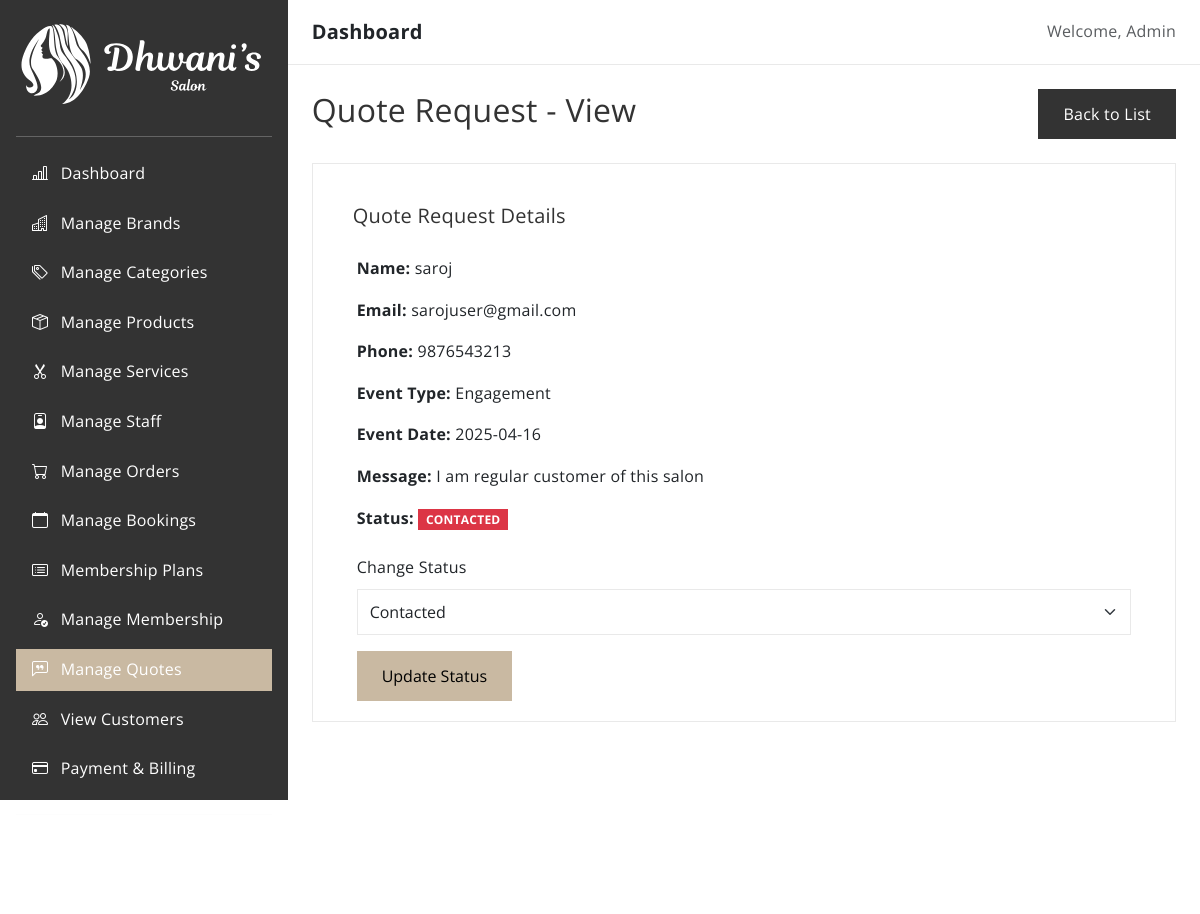
The app's page /admin/quotes/view?id=1 (signed in) with its own data.
### tables this page shows
CREATE TABLE `quote_requests` (
  `id` int(11) NOT NULL,
  `name` varchar(255) NOT NULL,
  `email` varchar(255) NOT NULL,
  `phone` varchar(20) NOT NULL,
  `event_type` enum('Wedding','Engagement','Birthday','Party','Corporate','Other') NOT NULL,
  `event_date` date NOT NULL,
  `message` text NOT NULL,
  `status` enum('pending','contacted','closed') DEFAULT 'pending',
  `created_at` timestamp NOT NULL DEFAULT current_timestamp()
);

### database/Connection.php (called while the page is built, shortened)
<?php
class Connection
{
    private $pdo;
    public function __construct($server_name, $port, $db_name, $username, $password)
    {
        try {
            $this->pdo = new PDO("mysql:host={$server_name};port={$port};dbname={$db_name}", $username, $password);
            $this->pdo->setAttribute(PDO::ATTR_ERRMODE, PDO::ERRMODE_EXCEPTION);
            $this->pdo->setAttribute(PDO::ATTR_DEFAULT_FETCH_MODE, PDO::FETCH_ASSOC);
        } catch (PDOException $e) {
            echo $e->getMessage();
            die();
        }
    }
    public function findOne($table_name, $options)
    {
        $column_names = array_keys($options);
        $condition_array = [];
        for ($i = 0; $i < count($column_names); $i++) {
            array_push($condition_array, "{$column_names[$i]} = :{$column_names[$i]}");
        }
        $condition = implode(" AND ", $condition_array);
        $statement = $this->pdo->prepare("SELECT * FROM {$table_name} WHERE {$condition} LIMIT 1");
        $statement->execute($options);
        $result = $statement->fetch();
        return $result;
    }
}

### database/database.php (called while the page is built)
<?php
require(__DIR__ . '/Connection.php');
$servername = 'localhost';
$port = 3306;
$db_name = 'salon';
$username = 'root';
$password = '';
$connection = new Connection($servername, $port, $db_name, $username, $password);

### public/admin/quotes/view/index.php (the view, shortened to what this page needs)
<?php
include DB_ROOT . 'database.php';
$quote_id = $_GET['id'] ?? null;
$quote_request = $connection->findOne("quote_requests", ['id' => $quote_id]);
?>
<?php include_once '../../../../includes/header.php'; ?>
<div class="d-flex">
    <?php
    include_once '../../../../includes/admin-sidebar.php';
    ?>
    <div class="container-fluid px-4 py-4">
        <div class="row mb-4">
            <div class="col-12 d-flex justify-content-between align-items-center">
                <h2 class="section-title">Quote Request - View</h2>
                <a href="<?= ROOT . 'admin/quotes' ?>" class="btn btn-secondary"><i class="fa-solid fa-arrow-left"></i> Back to List</a>
            </div>
        </div>
        <div class="card border pt-5 px-4">
            <div class="card-header">
                <h5 class="mb-0">Quote Request Details</h5>
            </div>
            <div class="card-body">
                <p><strong>Name:</strong> <?= isset($quote_request['name']) ? htmlspecialchars($quote_request['name']) : ''; ?></p>
                <p><strong>Email:</strong> <?= isset($quote_request['email']) ? htmlspecialchars($quote_request['email']) : ''; ?></p>
                <p><strong>Phone:</strong> <?= isset($quote_request['phone']) ? htmlspecialchars($quote_request['phone']) : ''; ?></p>
                <p><strong>Event Type:</strong> <?= isset($quote_request['event_type']) ? htmlspecialchars($quote_request['event_type']) : ''; ?></p>
                <p><strong>Event Date:</strong> <?= isset($quote_request['event_date']) ? htmlspecialchars($quote_request['event_date']) : ''; ?></p>
                <p><strong>Message:</strong> <?= isset($quote_request['message']) ? nl2br(htmlspecialchars($quote_request['message'])) : ''; ?></p>
                <p><strong>Status:</strong>
                    <span class="text-uppercase badge <?= $quote_request['status'] === 'pending' ? 'bg-dark' : ($quote['status'] === 'contacted' ? 'bg-info' : 'bg-danger'); ?>">
                        <?= $quote_request['status']; ?>
                    </span>
                </p>
                <form method="POST" class="mt-4">
                    <div class="mb-3">
                        <label for="status" class="form-label">Change Status</label>
                        <select name="status" id="status" class="form-select">
                            <option value="contacted" <?= isset($quote_request['status']) && $quote_request['status'] === 'contacted' ? 'selected' : ''; ?>>Contacted</option>
                        </select>
                    </div>
                    <button type="submit" class="btn btn-primary">Update Status</button>
                </form>
            </div>
        </div>
    </div>
</div>
<?php include_once '../../../../includes/admin_footer.php'; ?>

### public/assets/css/style.css (style rules this page uses)
body { display: flex; flex-direction: column; min-height: 100vh; }

### includes/admin-sidebar.php (style rules this page uses)
body { height: 100vh; overflow: hidden; }

### records on screen
quote_requests: name "saroj", email "sarojuser@gmail.com", phone "9876543213", event_type "Engagement", event_date "2025-04-16", message "I am regular customer of this salon", status "CONTACTED", status "Contacted"
